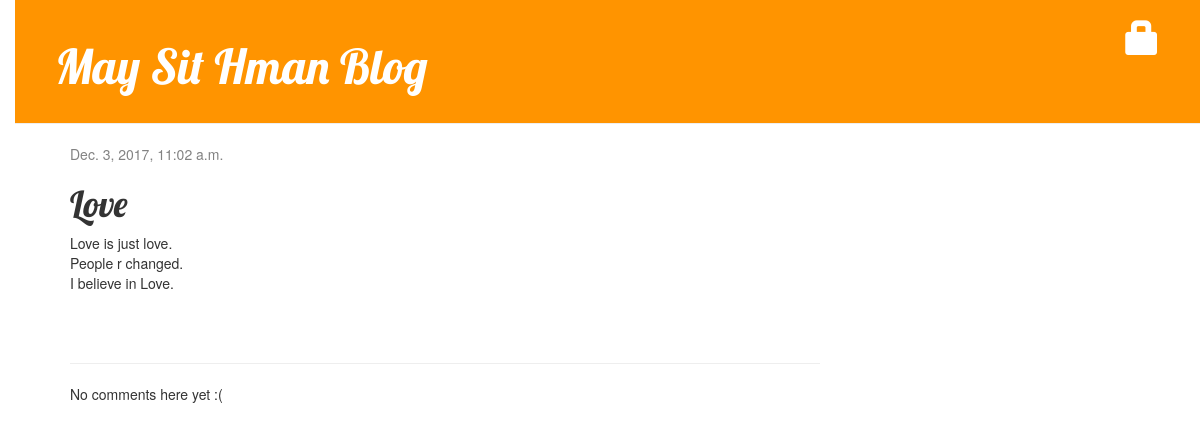
/post/1/, run on an earlier commit of the app's database.
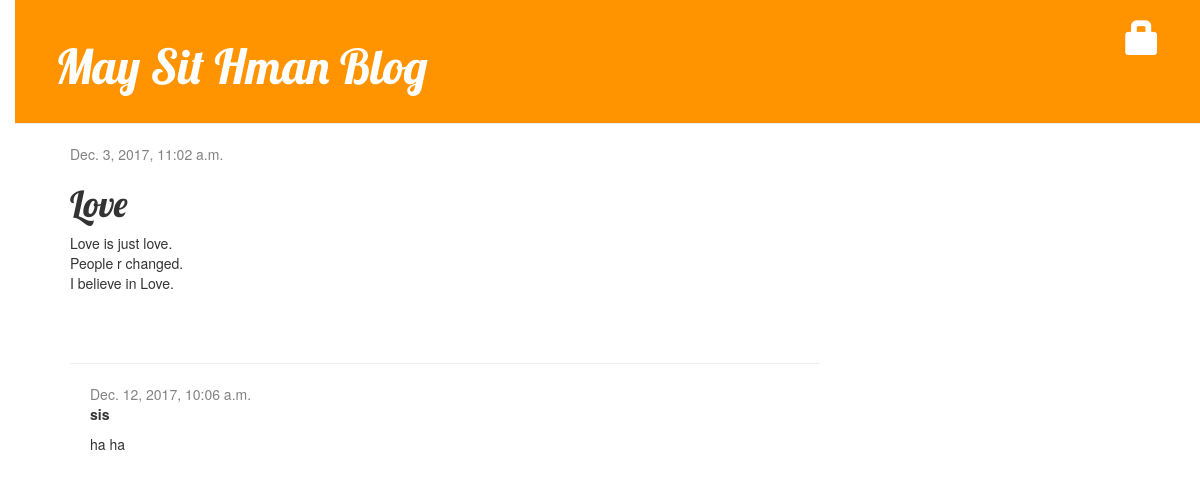
And on a later commit of the database.
### blog/models.py (models this page shows, shortened)
class Comment(models.Model):
    post = models.ForeignKey('blog.Post', related_name='comments')
    author = models.CharField(max_length=200)
    text = models.TextField()
    created_date = models.DateTimeField(default=timezone.now)
    approved_comment = models.BooleanField(default=False)

### blog/views.py (the view)
# urls.py: url(r'^post/(?P<pk>\d+)/$', views.post_detail, name='post_detail'),
def post_detail(request, pk):
    post = get_object_or_404(Post, pk=pk)
    return render(request, 'blog/post_detail.html', {'post': post})

### blog/templates/blog/post_detail.html (shortened to what this page needs)
{% extends 'blog/base.html' %}
{% block content %}
    <div class="post">
        {% if post.published_date %}
          <div class="date">
            {{ post.published_date }}
          </div>
        {% else %}
          <a class="btn btn-default" href="{% url 'post_publish' pk=post.pk %}">Publish</a>
        {% endif %}
        <h1>{{ post.title }}</h1>
        <p>{{ post.text|linebreaksbr }}</p>
    </div>
    <hr>
    {% for comment in post.comments.all %}
      <div class="comment">
        <div class="date">{{ comment.created_date }}</div>
        <strong>{{ comment.author }}</strong>
        <p>{{ comment.text|linebreaks }}</p>
      </div>
    {% empty %}
      <p>No comments here yet :(</p>
    {% endfor %}
{% endblock %}

What changed in the data, as far as the page shows it:
added Comment: created_date "Dec. 12, 2017, 10:06 a.m.", author "sis", text "ha ha"
Also different on the page:
text no longer shown: "No comments here yet :("
